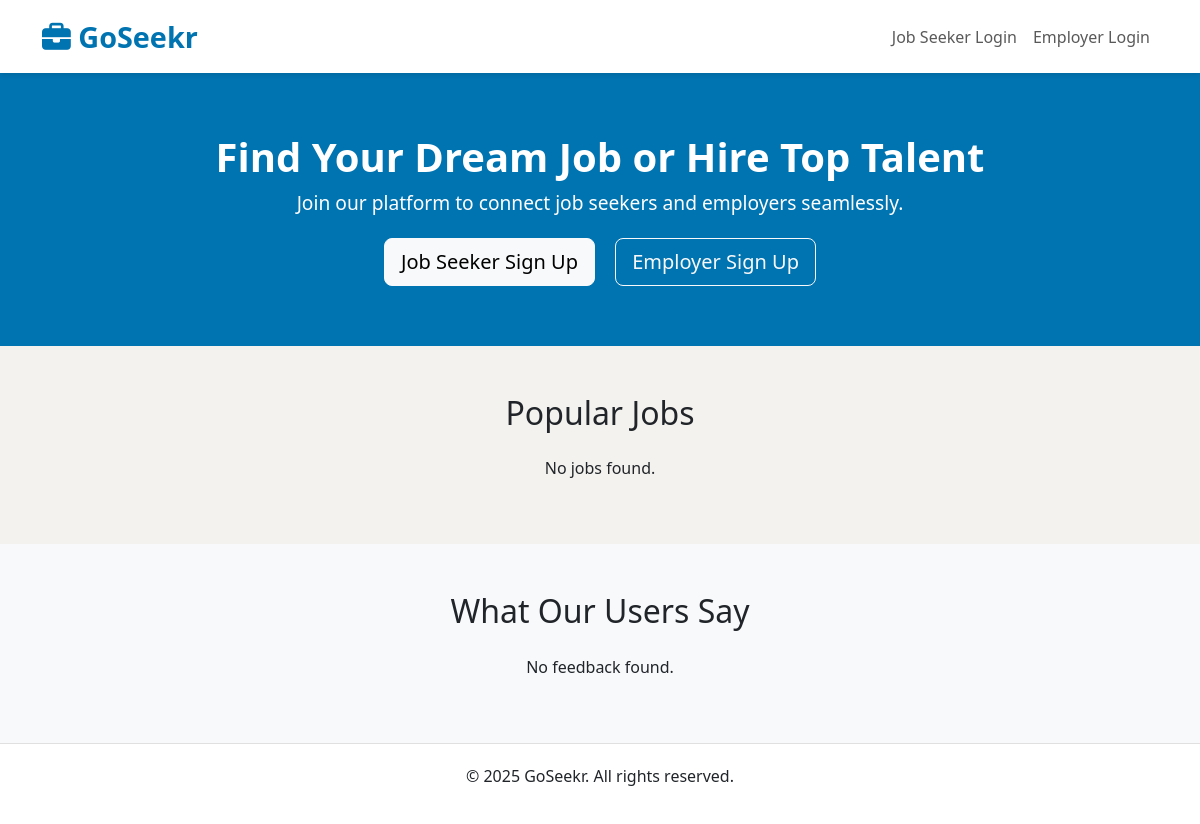
Before: / with the older database file.
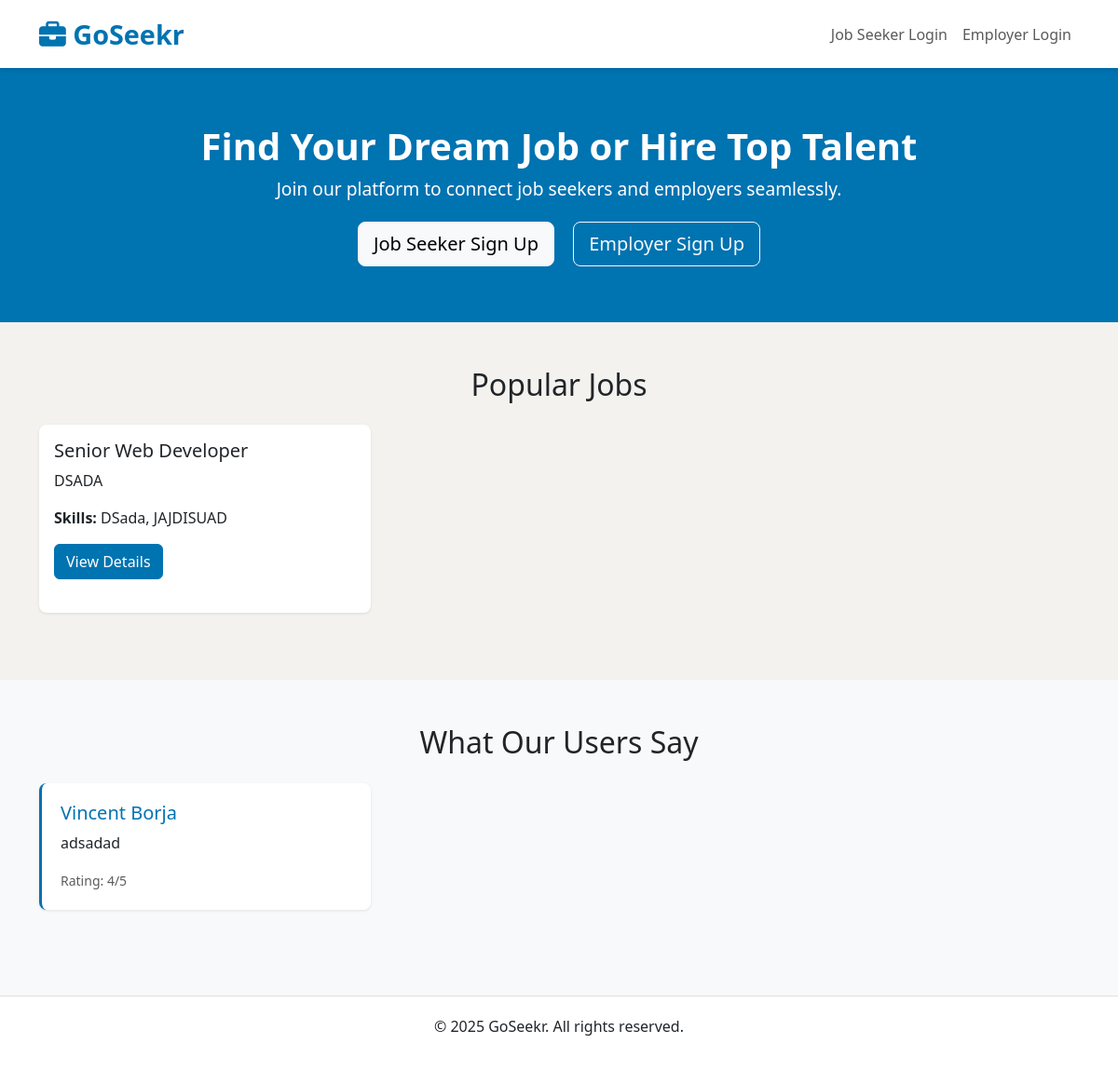
After: the same page with the newer database file.
### tables this page shows
CREATE TABLE `job_postings` (
  `job_id` int(11) NOT NULL,
  `employer_id` int(11) NOT NULL,
  `title` varchar(255) NOT NULL,
  `description` text NOT NULL,
  `requirements` text NOT NULL,
  `skills` text NOT NULL,
  `status` enum('pending','approved','rejected','unavailable') NOT NULL,
  `created_at` timestamp NOT NULL DEFAULT current_timestamp(),
  `location` varchar(255) DEFAULT NULL,
  `quota` int(11) DEFAULT 1
);

CREATE TABLE `feedback` (
  `feedback_id` int(11) NOT NULL,
  `user_id` int(11) NOT NULL,
  `rating` int(11) DEFAULT NULL CHECK (`rating` between 1 and 5),
  `comments` text DEFAULT NULL,
  `created_at` timestamp NOT NULL DEFAULT current_timestamp()
);

CREATE TABLE `users` (
  `user_id` int(11) NOT NULL,
  `full_name` varchar(255) NOT NULL,
  `email` varchar(255) NOT NULL,
  `password_hash` varchar(255) NOT NULL,
  `user_type` enum('job_seeker','employer','admin') NOT NULL,
  `status` enum('pending','verified','rejected') DEFAULT 'pending',
  `created_at` timestamp NOT NULL DEFAULT current_timestamp()
);

### index.php (the view, shortened to what this page needs)
<?php
include 'db.php';
$sql = "SELECT * FROM job_postings WHERE status = 'approved' ORDER BY created_at DESC LIMIT 5";
$jobs_result = $conn->query($sql);
$sql = "SELECT feedback.*, users.full_name
        FROM feedback
        JOIN users ON feedback.user_id = users.user_id
        ORDER BY feedback.created_at DESC LIMIT 5";
$feedback_result = $conn->query($sql);
?>
<!DOCTYPE html>
<html lang="en">
<head>
    <link href="https://cdn.jsdelivr.net/npm/bootstrap@5.3.0/dist/css/bootstrap.min.css" rel="stylesheet">
    <link rel="stylesheet" href="https://cdnjs.cloudflare.com/ajax/libs/font-awesome/6.4.0/css/all.min.css">
</head>
<body>
    <nav class="navbar navbar-expand-lg navbar-light">
        <div class="container">
            <a class="navbar-brand" href="index.php">
                <i class="fas fa-briefcase"></i> GoSeekr
            </a>
            <div class="collapse navbar-collapse" id="navbarNav">
                <ul class="navbar-nav ms-auto">
                    <li class="nav-item">
                        <a class="nav-link" href="job_seeker/login.php">Job Seeker Login</a>
                    </li>
                    <li class="nav-item">
                        <a class="nav-link" href="employer/login.php">Employer Login</a>
                    </li>
                </ul>
            </div>
        </div>
    </nav>
    <div class="hero-section">
        <div class="container">
            <h1>Find Your Dream Job or Hire Top Talent</h1>
            <p>Join our platform to connect job seekers and employers seamlessly.</p>
            <a href="job_seeker/register.php" class="btn btn-light btn-lg me-3">Job Seeker Sign Up</a>
            <a href="employer/register.php" class="btn btn-outline-light btn-lg">Employer Sign Up</a>
        </div>
    </div>
    <div class="container my-5">
        <h2 class="text-center mb-4">Popular Jobs</h2>
        <div class="row">
            <?php
            if ($jobs_result->num_rows > 0) {
                while ($row = $jobs_result->fetch_assoc()) {
                    echo "<div class='col-md-4 mb-4'>";
                    echo "<div class='card h-100'>";
                    echo "<div class='card-body'>";
                    echo "<h5 class='card-title'>{$row['title']}</h5>";
                    echo "<p class='card-text'>{$row['description']}</p>";
                    echo "<p class='card-text'><strong>Skills:</strong> {$row['skills']}</p>";
                    echo "<a href='job_seeker/view_job.php?id={$row['job_id']}' class='btn btn-primary'>View Details</a>";
                    echo "</div>";
                    echo "</div>";
                    echo "</div>";
                }
            } else {
                echo "<p class='text-center'>No jobs found.</p>";
            }
            ?>
        </div>
    </div>
    <div class="bg-light py-5">
        <div class="container">
            <h2 class="text-center mb-4">What Our Users Say</h2>
            <div class="row">
                <?php
                if ($feedback_result->num_rows > 0) {
                    while ($row = $feedback_result->fetch_assoc()) {
                        echo "<div class='col-md-4 mb-4'>";
                        echo "<div class='testimonial-card'>";
                        echo "<h5>{$row['full_name']}</h5>";
                        echo "<p>{$row['comments']}</p>";
                        echo "<small class='text-muted'>Rating: {$row['rating']}/5</small>";
                        echo "</div>";
                        echo "</div>";
                    }
                } else {
                    echo "<p class='text-center'>No feedback found.</p>";
                }
                ?>
            </div>
        </div>
    </div>
    <footer class="footer">
        <div class="container">
            <p>&copy; 2025 GoSeekr. All rights reserved.</p>
        </div>
    </footer>
</body>
</html>

### index.php (style rules this page uses)
:root { --primary-color: #0073b1; --secondary-color: #0a66c2; --accent-color: #f5f5f5; --text-muted: #666; --border-color: #e0e0e0; }
body { background-color: #f3f2ef; font-family: 'Segoe UI', Tahoma, Geneva, Verdana, sans-serif; }
.navbar { background-color: white; box-shadow: 0 2px 5px rgba(0,0,0,0.1); padding: 10px 0; }
.navbar-brand { font-size: 1.8rem; font-weight: 700; color: var(--primary-color); }
.hero-section { background-color: var(--primary-color); color: white; padding: 60px 0; text-align: center; }
.hero-section h1 { font-size: 2.5rem; font-weight: 700; }
.hero-section p { font-size: 1.2rem; margin-bottom: 20px; }
.btn-primary { background-color: var(--primary-color); border-color: var(--primary-color); }
.card { border: none; box-shadow: 0 1px 3px rgba(0,0,0,0.1); border-radius: 8px; margin-bottom: 20px; transition: transform 0.2s; }
.testimonial-card { background-color: white; border-radius: 8px; box-shadow: 0 1px 3px rgba(0,0,0,0.1); padding: 20px; margin-bottom: 20px; border-left: 3px solid var(--primary-color); }
.testimonial-card h5 { color: var(--primary-color); }
.footer { background-color: white; padding: 20px 0; border-top: 1px solid var(--border-color); text-align: center; }

Changed rows visible on the page:
added job_postings: title "Senior Web Developer", description "DSADA", skills "DSada, JAJDISUAD"
added feedback: user.full_name "Vincent Borja", comments "adsadad", rating "4"
Other visible differences:
text no longer shown: "No jobs found. No feedback found."
